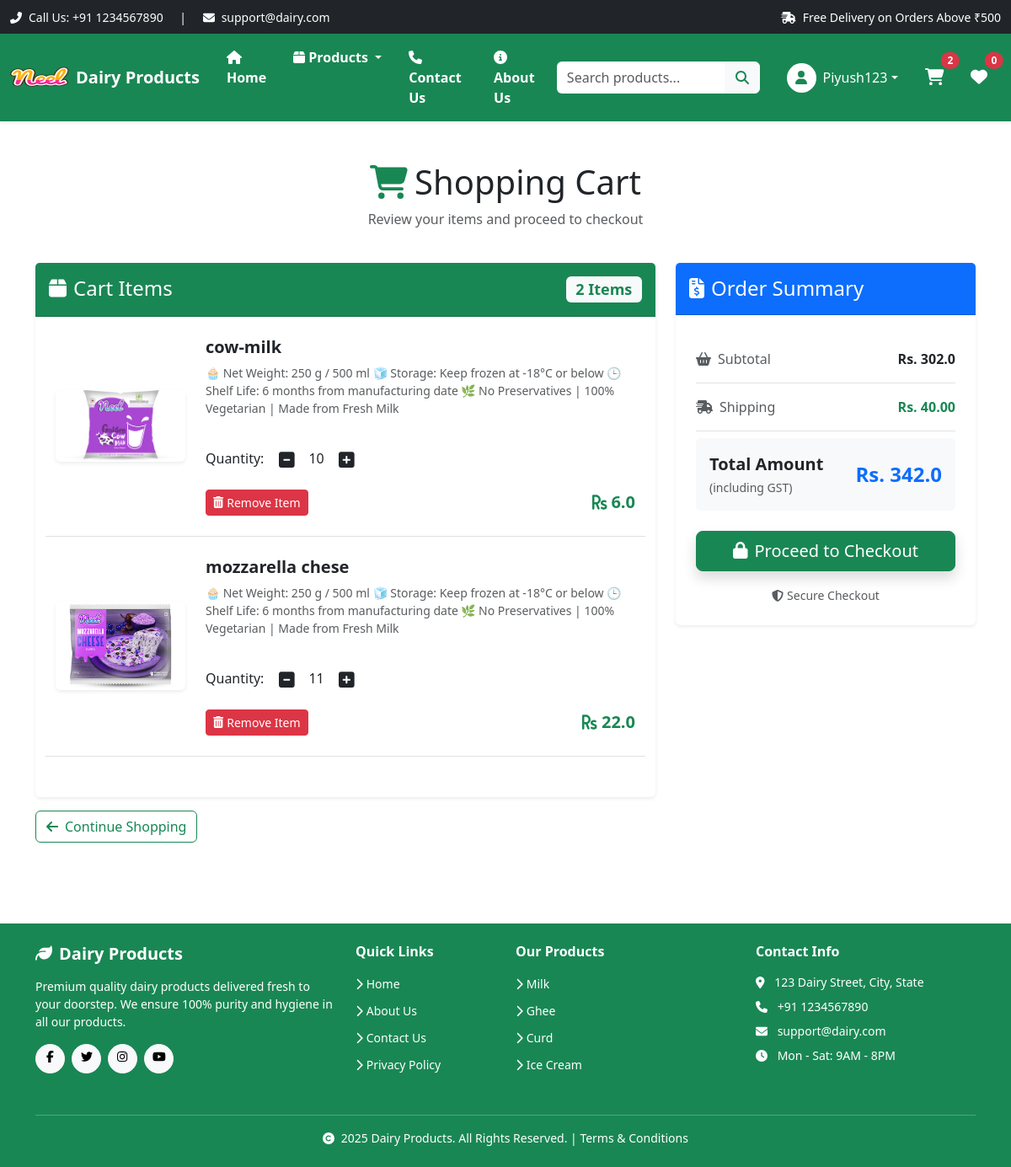
/cart/ (signed in), run on an earlier commit of the app's database.
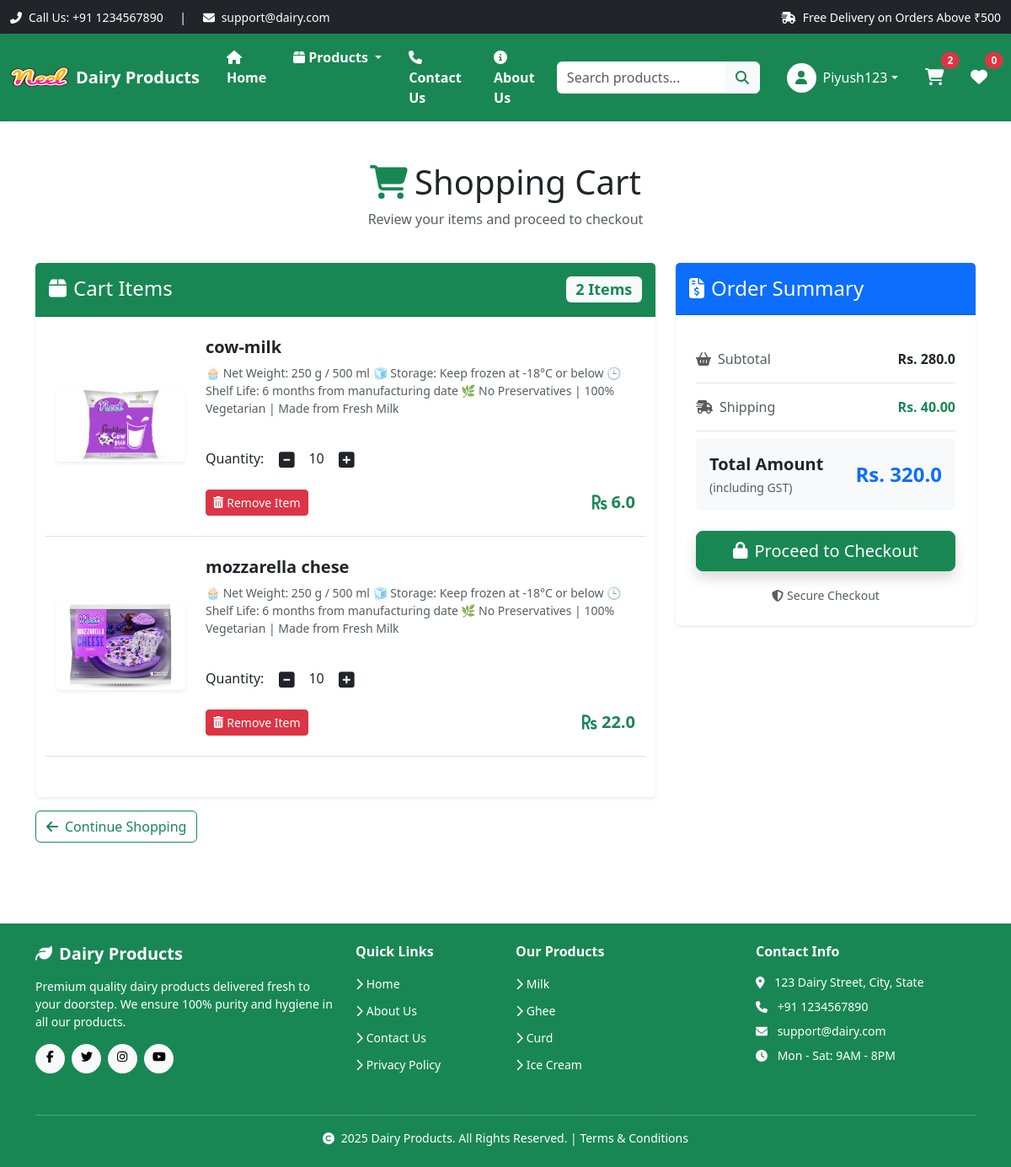
And on a later commit of the database.
### app/models.py (models this page shows, shortened)
class cart(models.Model):
    user = models.ForeignKey(User, on_delete=models.CASCADE)
    product = models.ForeignKey(Product, on_delete=models.CASCADE)
    quantity = models.PositiveIntegerField(default=1)
    @property
    def total_cost(self):
        return self.quantity * self.product.discounted_price

class Product(models.Model):
    title = models.CharField(max_length=100)
    selling_price = models.FloatField()
    discounted_price = models.FloatField()
    description = models.TextField()
    composition = models.TextField(default='')
    prodapp = models.TextField(default='')
    category = models.CharField(choices=CATEGORY_CHOICES, max_length=2)
    product_image = models.ImageField(upload_to='product')

### app/views.py (the view)
# urls.py: path('cart/', views.show_cart, name='show-cart'),
def show_cart(request):
    user = request.user
    cart_items = cart.objects.filter(user=user)
    amount = 0
    shipping_amount = 40
    for p in cart_items:
        amount = amount + p.total_cost
    totalamount = amount + shipping_amount
    return render(request, 'app/addtocart.html', locals())

### app/templates/app/addtocart.html (shortened to what the changed rows need)
{% extends 'app/layout.html' %}
{% load static %}
{% block content %}
<div class="container my-5">
    {% if cart_items %}
        <div class="row mb-4">
            <div class="col-12">
                <h1 class="text-center mb-2">
                    <i class="fas fa-shopping-cart text-success me-2"></i>Shopping Cart
                </h1>
                <p class="text-center text-muted">Review your items and proceed to checkout</p>
            </div>
        </div>
        <div class="row g-4">
            <div class="col-lg-8">
                <div class="card shadow-sm border-0">
                    <div class="card-header bg-success text-white py-3">
                        <h4 class="mb-0">
                            <i class="fas fa-box me-2"></i>Cart Items
                            <span class="badge bg-light text-success float-end">{{cart_items|length}} Item{% if cart_items|length > 1 %}s{% endif %}</span>
                        </h4>
                    </div>
                    <div class="card-body p-4">
                        {% for item in cart_items %}
                        <div class="row align-items-center border-bottom pb-4 mb-4">
                            <div class="col-md-3 col-sm-4 text-center mb-3 mb-sm-0">
                                <img src="{{item.product.product_image.url}}"
                                     alt="{{item.product.title}}"
                                     class="img-fluid rounded shadow-sm"
                                     style="max-height: 150px; object-fit: cover;">
                            </div>
                            <div class="col-md-9 col-sm-8">
                                <div class="d-flex flex-column h-100">
                                    <h5 class="fw-bold text-dark mb-2">{{item.product.title}}</h5>
                                    <p class="text-muted small mb-3">{{item.product.description}}</p>
                                   <div class="my-3">
                                    <label for="quantity">Quantity:</label>
                                    <a class="minus-cart btn" pid={{item.id}}><i class="fas fa-minus-square fa-lg"></i></a>
                                    <span id="quantity">{{item.quantity}}</span>
                                    <a class="plus-cart btn" pid={{item.id}}><i class="fas fa-plus-square fa-lg"></i></a>
                                </div>
                                    <div class="d-flex justify-content-between align-items-center mt-auto">
                                        <a href="#" class="remove-cart btn btn-sm btn-danger" pid={{item.id}}>
                                            <i class="fas fa-trash-alt me-1"></i>Remove Item
                                        </a>
                                        <h5 class="mb-0 text-success fw-bold">
                                            <i class="fas fa-rupee-sign"></i> {{item.product.discounted_price}}
                                        </h5>
                                    </div>
                                </div>
                            </div>
                        </div>
                        {% endfor %}
                    </div>
                </div>
                <div class="mt-3">
                    <a href="{% url 'home' %}" class="btn btn-outline-success">
                        <i class="fas fa-arrow-left me-2"></i>Continue Shopping
                    </a>
                </div>
            </div>
            <div class="col-lg-4">
                <div class="card shadow-sm border-0 sticky-top" style="top: 20px;">
                    <div class="card-header bg-primary text-white py-3">
                        <h4 class="mb-0">
                            <i class="fas fa-file-invoice-dollar me-2"></i>Order Summary
                        </h4>
                    </div>
                    <div class="card-body p-4">
                        <ul class="list-group list-group-flush">
                            <li class="list-group-item d-flex justify-content-between align-items-center bg-transparent px-0 py-3">
                                <span class="text-muted">
                                    <i class="fas fa-shopping-basket me-2"></i>Subtotal
                                </span>
                                <span class="fw-bold" id="amount">Rs. {{amount}}</span>
                            </li>
                            <li class="list-group-item d-flex justify-content-between align-items-center bg-transparent px-0 py-3">
                                <span class="text-muted">
                                    <i class="fas fa-shipping-fast me-2"></i>Shipping
                                </span>
                                <span class="text-success fw-semibold">Rs. 40.00</span>
                            </li>
                            <li class="list-group-item d-flex justify-content-between align-items-center bg-light px-3 py-3 rounded mt-2">
                                <div>
                                    <strong class="fs-5">Total Amount</strong>
                                    <br>
                                    <small class="text-muted">(including GST)</small>
                                </div>
                                <span id="totalamount" class="fs-4 fw-bold text-primary">Rs. {{totalamount}}</span>
                            </li>
                        </ul>
                        <div class="d-grid gap-2 mt-4">
                            <a href="{% url 'checkout' %}" class="btn btn-success btn-lg shadow">
                                <i class="fas fa-lock me-2"></i>Proceed to Checkout
                            </a>
                        </div>
                        <div class="text-center mt-3">
                            <small class="text-muted">
                                <i class="fas fa-shield-alt me-1"></i>Secure Checkout
                            </small>
                        </div>
                    </div>
                </div>
            </div>
        </div>
    {% endif %}
</div>
{% endblock %}

What changed in the data, as far as the page shows it:
changed cart "mozzarella chese": quantity "11" → "10"
Also different on the page:
{{ amount }}: "302.0" → "280.0"
{{ totalamount }}: "342.0" → "320.0"
